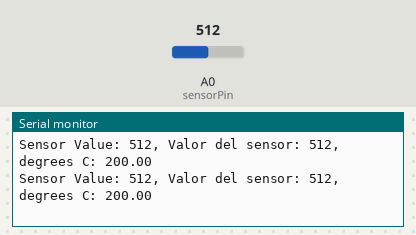
Recording of a sketch running on a simulated Arduino Uno, built with avr-gcc and run on an emulated ATmega328P. On the bench: the last lines printed to the serial monitor. The test bench sets the inputs (shaded band); at power-on: A0 (sensorPin) = 512.

Above: at 1.2 s.
1.3 s: A0 (sensorPin) set to 306
At 1.32 s:
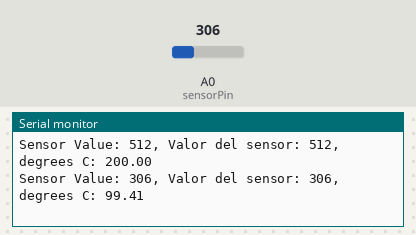
4.3 s: A0 (sensorPin) set to 122
At 4.36 s:
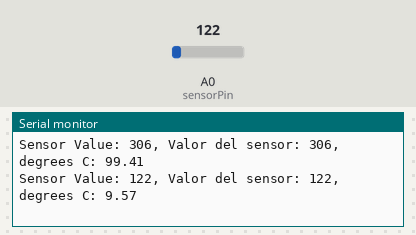
Timing chart, 0 to 7.3 s (numbered marks = the images above; inputs shaded):
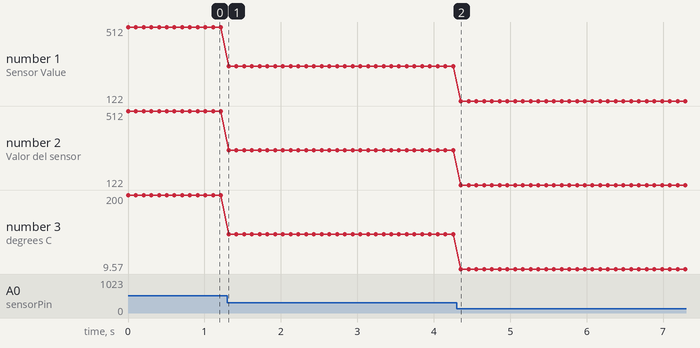

The sketch:

medidor_mamifero.ino
```cpp
const int sensorPin = A0;
const float baselineTemp = 24.0;
void setup(){
  // put your setup code here, to run once:
  Serial.begin(9600); //abre un puerto en serie
  for(int pinNumber = 2; pinNumber<5; pinNumber++){
    pinMode(pinNumber, LOW);
    digitalWrite(pinNumber, LOW);
  }
}
void loop(){
  //mandar mensaje de temperatura
  int sensorVal = analogRead(sensorPin);
  Serial.print("Sensor Value: ");
  Serial.print(sensorVal);

// convierte la lectura del ADC a voltaje
float voltage = (sensorVal/1024.0) * 5.0;
Serial.print(", Valor del sensor: ");
Serial.print(sensorVal);
// Convertir la lectura en voltaje
Serial.print(", degrees C: ");
// Pasamos a grados centígrados
float temperature = (voltage - .5) * 100;
Serial.println(temperature);
if(temperature < baselineTemp){
  digitalWrite(2, LOW);
  digitalWrite(3, LOW);
  digitalWrite(4, LOW);
  Serial.println("frio");
}else if(temperature >= baselineTemp+2 && temperature < baselineTemp+4){
 digitalWrite(2, HIGH);
 digitalWrite(3, HIGH);
 digitalWrite(4, LOW);
}else if(temperature >= baselineTemp+4 && temperature > baselineTemp+6){
 digitalWrite(2, HIGH);
 digitalWrite(3, HIGH);
 digitalWrite(4, LOW);
}else if(temperature >= baselineTemp+6){
 digitalWrite(2, HIGH);
 digitalWrite(3, HIGH);
 digitalWrite(4, HIGH);
}
delay(100);
}
```

Measured:
- after the input at 1.3 s, the serial monitor: prints a new line at once (image 1)
- after the input at 4.3 s, the serial monitor: prints a new line after 0.06 s (image 2)
- plotted number 1: 512 → 306 after the input at 1.3 s, 306 → 122 after the input at 4.3 s
- plotted number 2: 512 → 306 after the input at 1.3 s, 306 → 122 after the input at 4.3 s
- plotted number 3: 200 → 99.41 after the input at 1.3 s, 99.41 → 9.57 after the input at 4.3 s
